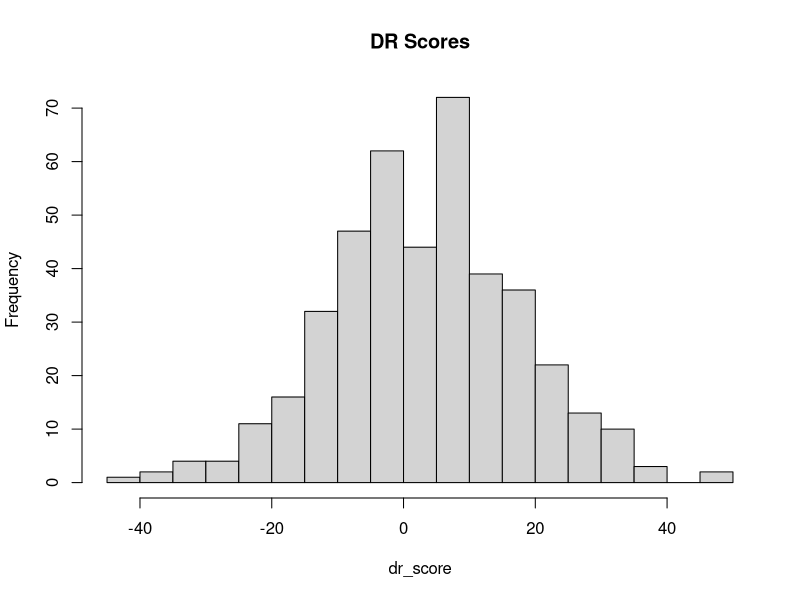
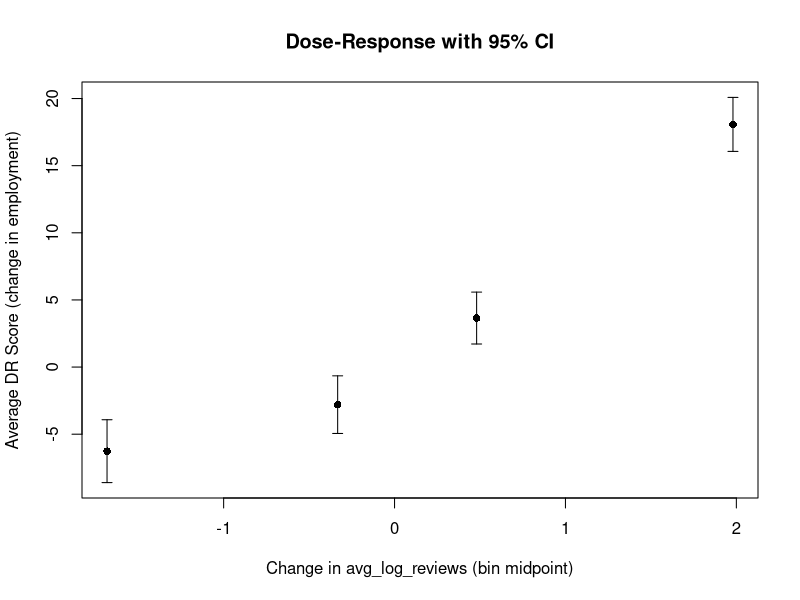

The R script that drew these images, in order:
## ---- chunk 1
knitr::opts_chunk$set(echo = TRUE, message = FALSE, warning = FALSE)
library(dplyr)
## ---- chunk 2
# Small simulated stand-in for the real panel, so this file runs
# standalone. ipw_wt comes from the same weighting function used in
# robustness-checks/.
set.seed(42)
n_counties <- 60
years <- 2015:2023

df <- expand.grid(county_id = 1:n_counties, year = years) %>%
  arrange(county_id, year) %>%
  group_by(county_id) %>%
  mutate(
    PC1 = rnorm(n()), PC2 = rnorm(n()), PC3 = rnorm(n()), PC4 = rnorm(n()),
    avg_log_reviews = rnorm(n(), 2, 1) + 0.1 * (year - min(years)),
    d_review = avg_log_reviews - lag(avg_log_reviews),
    emp   = 500 + 3 * (year - min(years)) + 8 * pmax(d_review, 0) + rnorm(n(), 0, 5),
    d_emp = emp - lag(emp)
  ) %>%
  ungroup() %>%
  filter(!is.na(d_review), !is.na(d_emp))

make_ipw_treated <- function(data){
  mu0 <- mean(data$d_review); sigma0 <- sd(data$d_review)
  cond_mod  <- lm(d_review ~ PC1 + PC2 + PC3 + PC4, data = data)
  mu_hat    <- predict(cond_mod, data)
  sigma_hat <- sd(residuals(cond_mod))
  data %>%
    mutate(
      log_wt   = dnorm(d_review, mu0, sigma0, log = TRUE) -
                 dnorm(d_review, mu_hat, sigma_hat, log = TRUE),
      log_wt_c = log_wt - median(log_wt, na.rm = TRUE),
      ipw_wt   = exp(log_wt_c),
      ipw_wt   = ipw_wt / mean(ipw_wt, na.rm = TRUE)
    )
}

df <- make_ipw_treated(df)
## ---- chunk 3
# Predicts d_emp from the change in reviews and the same PCA controls
# used throughout the project.
outcome_mod <- lm(d_emp ~ d_review + PC1 + PC2 + PC3 + PC4, data = df)
summary(outcome_mod)
## ---- chunk 4
df <- df %>%
  mutate(
    mu_hat_emp = predict(outcome_mod, newdata = df),
    dr_score   = mu_hat_emp + ipw_wt * (d_emp - mu_hat_emp)
  )

hist(df$dr_score, breaks = 30, main = "DR Scores", xlab = "dr_score")
## ---- chunk 5
df_bins <- df %>%
  mutate(bin = ntile(d_review, 4), mid = ave(d_review, bin, FUN = mean))

dose_resp <- df_bins %>%
  group_by(bin, mid) %>%
  summarise(
    avg_dr = mean(dr_score, na.rm = TRUE),
    sd_dr  = sd(dr_score, na.rm = TRUE),
    n_obs  = n(),
    se_dr  = sd_dr / sqrt(n_obs),
    ci_lo  = avg_dr - 1.96 * se_dr,
    ci_hi  = avg_dr + 1.96 * se_dr,
    .groups = "drop"
  )

dose_resp
## ---- chunk 6
with(dose_resp, {
  plot(mid, avg_dr, ylim = range(ci_lo, ci_hi),
       pch = 16, xlab = "Change in avg_log_reviews (bin midpoint)",
       ylab = "Average DR Score (change in employment)",
       main = "Dose-Response with 95% CI")
  arrows(mid, ci_lo, mid, ci_hi, angle = 90, code = 3, length = 0.05)
})
